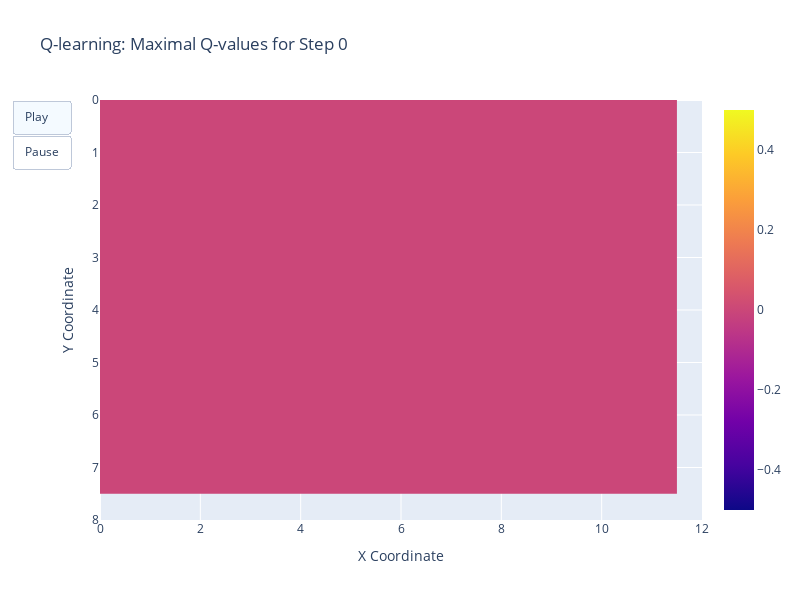
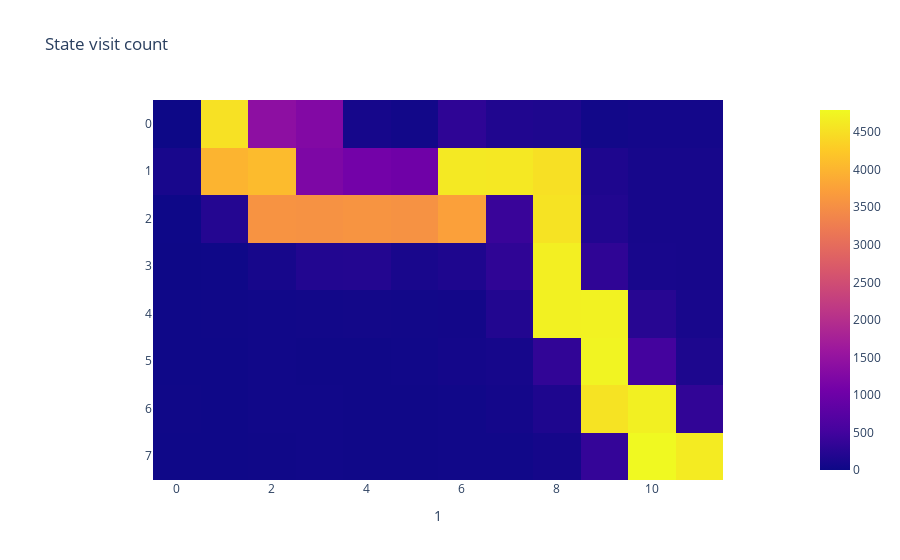

Source (notebook cell) for these figures, in order:
### Code cell
env_states, action_keys, obs, rewards, done, q_values = tabular_rollout(key, TIME_STEPS, N_ACTIONS, GRID_SIZE, env, agent, policy)
animated_heatmap(q_values, dims=jnp.asarray(GRID_SIZE), agent_name="Q-learning", sample_freq=1_000, log_scale=False)
plot_path(obs)

### Figure 1 — Plotly figure (JSON) as saved in the notebook; plotly's stock layout.template omitted (floating-point values rounded to 4 significant figures)
{"data": [{"type": "heatmap", "z": [[0, 0, 0, 0, 0, 0, 0, 0, 0, 0, 0, 0], [0, 0, 0, 0, 0, 0, 0, 0, 0, 0, 0, 0], [0, 0, 0, 0, 0, 0, 0, 0, 0, 0, 0, 0], [0, 0, 0, 0, 0, 0, 0, 0, 0, 0, 0, 0], [0, 0, 0, 0, 0, 0, 0, 0, 0, 0, 0, 0], [0, 0, 0, 0, 0, 0, 0, 0, 0, 0, 0, 0], [0, 0, 0, 0, 0, 0, 0, 0, 0, 0, 0, 0], [0, 0, 0, 0, 0, 0, 0, 0, 0, 0, 0, 0]]}], "layout": {"height": 600, "title": {"text": "Q-learning: Maximal Q-values for Step 0"}, "updatemenus": [{"buttons": [{"args": [null, {"frame": {"duration": 50, "redraw": true}, "fromcurrent": true}], "label": "Play", "method": "animate"}, {"args": [[null], {"frame": {"duration": 0, "redraw": false}}], "label": "Pause", "method": "relayout"}], "type": "buttons"}], "width": 800, "xaxis": {"range": [0, 12], "title": {"text": "X Coordinate"}}, "yaxis": {"autorange": false, "range": [8, 0], "title": {"text": "Y Coordinate"}}}}

### Figure 2 — Plotly figure (JSON) as saved in the notebook; plotly's stock layout.template omitted (floating-point values rounded to 4 significant figures)
{"data": [{"coloraxis": "coloraxis", "hovertemplate": "1: %{x}<br>y: %{y}<br>color: %{z}<extra></extra>", "name": "0", "type": "heatmap", "x": [0, 1, 2, 3, 4, 5, 6, 7, 8, 9, 10, 11], "xaxis": "x", "y": [0, 1, 2, 3, 4, 5, 6, 7], "yaxis": "y", "z": [[0, 4519, 1408, 1268, 87, 49, 308, 175, 159, 44, 64, 64], [107, 3985, 4076, 1211, 1083, 1030, 4612, 4600, 4517, 163, 89, 89], [13, 215, 3567, 3546, 3580, 3546, 3737, 408, 4547, 191, 95, 91], [10, 22, 97, 196, 210, 113, 163, 316, 4685, 316, 105, 95], [18, 27, 40, 43, 52, 43, 55, 192, 4699, 4719, 247, 105], [16, 18, 35, 30, 31, 36, 62, 88, 338, 4734, 516, 154], [26, 23, 35, 40, 32, 27, 36, 62, 161, 4542, 4697, 333], [17, 19, 30, 36, 26, 32, 42, 42, 74, 367, 4795, 4637]]}], "layout": {"coloraxis": {"colorscale": [[0, "#0d0887"], [0.1111, "#46039f"], [0.2222, "#7201a8"], [0.3333, "#9c179e"], [0.4444, "#bd3786"], [0.5556, "#d8576b"], [0.6667, "#ed7953"], [0.7778, "#fb9f3a"], [0.8889, "#fdca26"], [1, "#f0f921"]]}, "title": {"text": "State visit count"}, "xaxis": {"anchor": "y", "constrain": "domain", "domain": [0, 1], "scaleanchor": "y", "title": {"text": "1"}}, "yaxis": {"anchor": "x", "autorange": "reversed", "constrain": "domain", "domain": [0, 1]}}}
